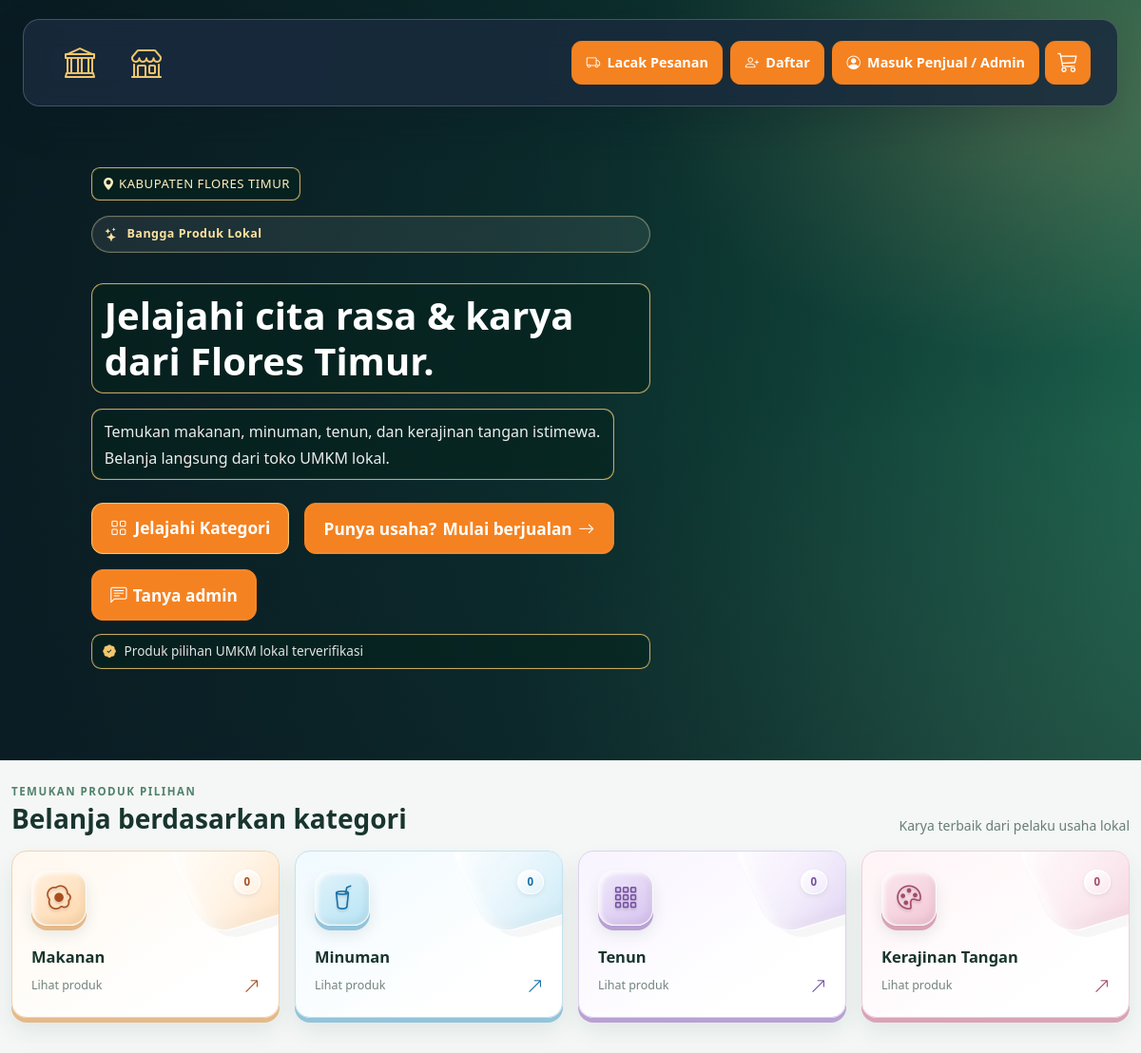
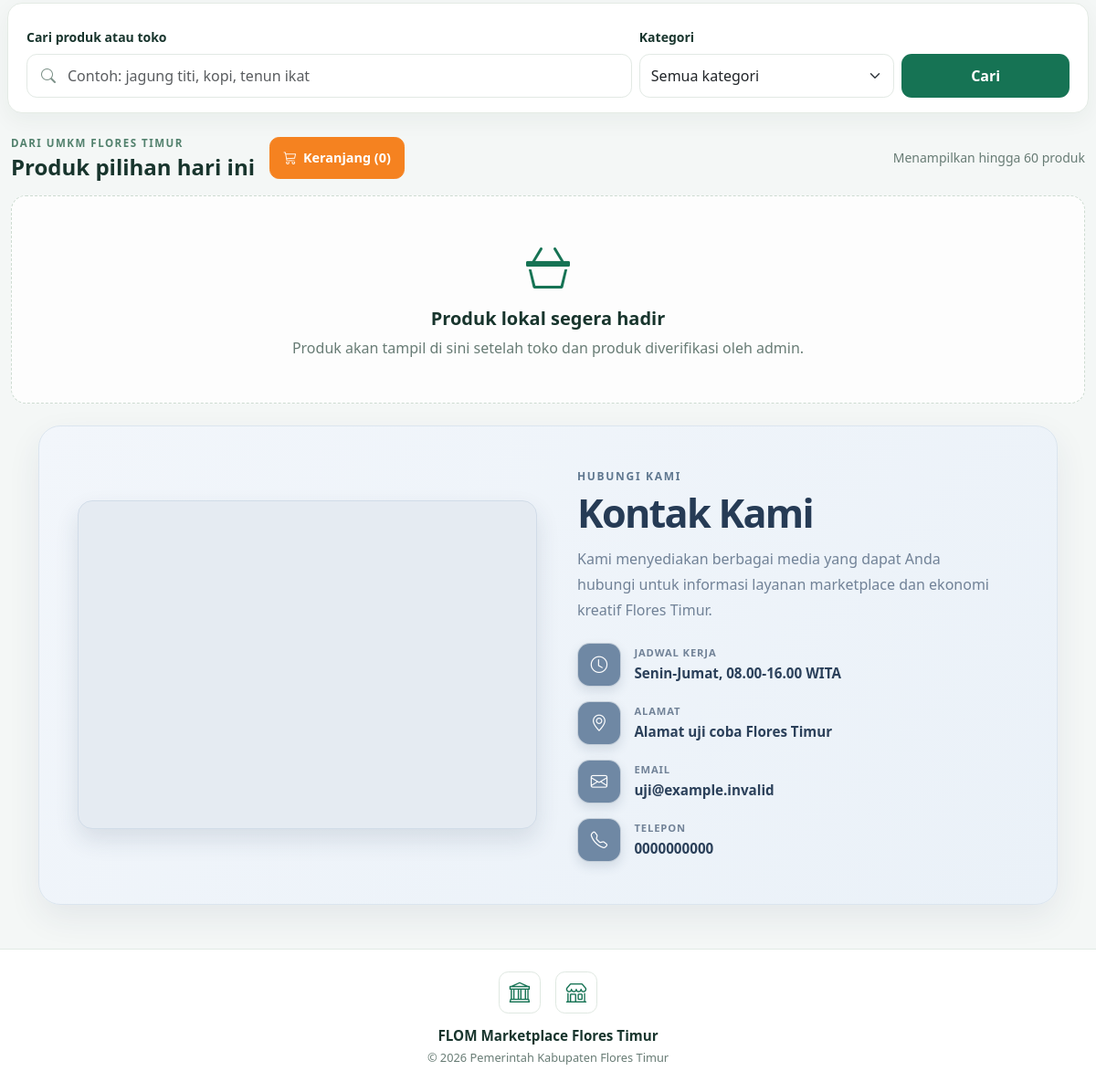
The page /marketplace.php on the database its author committed (2 pictures, top to bottom).
### tables this page shows
CREATE TABLE IF NOT EXISTS mp_site_settings (
    setting_key VARCHAR(50) NOT NULL,
    setting_value TEXT NOT NULL,
    updated_at TIMESTAMP NOT NULL DEFAULT CURRENT_TIMESTAMP ON UPDATE CURRENT_TIMESTAMP,
    PRIMARY KEY (setting_key)
);

### marketplace_lib.php (the view, shortened to what this page needs)
<?php
require_once __DIR__ . '/koneksi.php';
function mp_escape($value)
{
    return htmlspecialchars((string)$value, ENT_QUOTES, 'UTF-8');
}
function mp_render_header($title, $showSellerLinks = false, $fullBleedHero = false)
{
    $bodyClass = $fullBleedHero ? ' class="marketplace-home"' : '';
    $navbarVariant = $fullBleedHero ? ' navbar-market-overlay' : '';
    $cartCount = 0;
    $logos = [];
    $governmentLogo = isset($logos['government'])
        ? '<img class="navbar-logo navbar-logo-government" src="' . mp_escape($logos['government']) . '" alt="Logo Pemerintah Kabupaten Flores Timur">'
        : '<span class="brand-mark"><i class="bi bi-bank"></i></span>';
    $marketplaceLogo = isset($logos['marketplace'])
        ? '<img class="navbar-logo navbar-logo-marketplace" src="' . mp_escape($logos['marketplace']) . '" alt="Logo FLOM Marketplace dan tagline">'
        : '<span class="brand-mark"><i class="bi bi-shop"></i></span>';
    $sellerLink = $showSellerLinks
        ? '<a class="nav-link" href="toko_saya.php">Kelola Toko</a><a class="nav-link" href="komunikasi.php">Pesan</a><a class="nav-link" href="keluar_umkm.php">Keluar</a>'
        : '';
    echo '<!doctype html><html lang="id"><head><meta charset="utf-8"><meta name="viewport" content="width=device-width, initial-scale=1">';
    echo '<link href="https://cdn.jsdelivr.net/npm/bootstrap@5.3.3/dist/css/bootstrap.min.css" rel="stylesheet">';
    echo '<link rel="stylesheet" href="https://cdn.jsdelivr.net/npm/bootstrap-icons@1.11.3/font/bootstrap-icons.min.css">';
    echo '<style>
        html { -webkit-text-size-adjust: 100%; }
        body { min-width: 320px; overflow-x: hidden; }
        img, svg, video, iframe { max-width: 100%; }
        input, select, textarea, button { max-width: 100%; }
        .marketplace-main { min-width: 0; }
        .marketplace-main .row > * { min-width: 0; }
        .table-responsive { overscroll-behavior-x: contain; }
        .table-responsive > table { min-width: 600px; }
        .contact-value, .small-muted, .form-text { overflow-wrap: anywhere; }
        @media (max-width: 991.98px) {
            .navbar-market { min-height: 0; padding: .65rem 0; }
            .navbar-market > .container { min-height: 0; flex-wrap: wrap; gap: .5rem 1rem; }
            .navbar-logo-government, .navbar-brand-logos .brand-mark { width: 62px; height: 62px; }
            .navbar-logo-marketplace { width: min(260px, 34vw); height: 88px; }
            .navbar-market .navbar-nav { flex-direction: row; flex-wrap: wrap; justify-content: flex-end; gap: .35rem; margin-left: auto !important; }
            .navbar-market .navbar-nav .header-nav-link { margin-left: 0; }
        }
        @media (max-width: 767.98px) {
            .container, .container-fluid { --bs-gutter-x: 1.25rem; }
            .table-responsive > table { min-width: 560px; }
            .card-body, .card.p-4 { overflow-wrap: anywhere; }
            .form-control, .form-select { min-width: 0; }
            .btn { white-space: normal; }
        }
        @media (max-width: 575.98px) {
            .navbar-market { padding: .55rem 0; }
            .navbar-market > .container { align-items: flex-start; flex-direction: column; gap: .25rem; }
            .navbar-brand-logos { max-width: 100%; gap: .45rem; }
            .navbar-logo-government, .navbar-brand-logos .brand-mark { width: 48px; height: 48px; }
            .navbar-logo-marketplace { width: min(210px, 56vw); height: 70px; }
            .navbar-market .navbar-nav { width: 100%; justify-content: flex-start; gap: .35rem; margin-left: 0 !important; }
            .navbar-market .navbar-nav .header-nav-link { padding: .45rem .6rem; font-size: .76rem; }
            .market-search-panel { padding: .8rem; }
            .report-actions, .hero-actions { align-items: stretch; }
            .report-actions > *, .hero-actions > * { max-width: 100%; }
            .contact-section { padding: 1rem; }
            .contact-map-frame { height: 250px; }
            .login-frame { max-width: 100%; }
        }
    </style></head><body' . $bodyClass . '>';
    $cartPreview = $cartCount === 0
        ? '<img class="header-cart-preview-art" src="assets/cart-empty.svg" alt=""><h2 class="header-cart-preview-title">Wah, keranjang belanjamu kosong</h2><p class="header-cart-preview-copy">Yuk, isi dengan barang-barang impianmu!</p><a class="header-cart-preview-action" href="marketplace.php#kategori-produk">Mulai Belanja</a>'
        : '<img class="header-cart-preview-art" src="assets/cart-empty.svg" alt=""><h2 class="header-cart-preview-title">Keranjang belanjamu</h2><p class="header-cart-preview-copy">' . $cartCount . ' barang siap dipesan.</p><a class="header-cart-preview-action" href="keranjang.php">Lihat Keranjang</a>';
    echo '<nav class="navbar navbar-expand-lg navbar-dark navbar-market' . $navbarVariant . '"><div class="container"><a class="navbar-brand d-inline-flex align-items-center" href="marketplace.php" aria-label="Beranda Pasar Ekraf Flores Timur"><span class="navbar-brand-logos">' . $governmentLogo . $marketplaceLogo . '</span></a><div class="navbar-nav ms-auto"><a class="nav-link header-nav-link" href="lacak_pesanan.php"><i class="bi bi-truck"></i>Lacak Pesanan</a><a class="nav-link header-nav-link header-nav-register" href="daftar_umkm.php"><i class="bi bi-person-plus"></i>Daftar</a><a class="nav-link header-nav-link" href="login.php"><i class="bi bi-person-circle"></i>Masuk Penjual / Admin</a><div class="header-cart-wrapper"><a class="header-cart-link" href="keranjang.php" aria-label="Keranjang belanja, ' . $cartCount . ' barang" title="Keranjang belanja"><i class="bi bi-cart3" aria-hidden="true"></i>' . ($cartCount > 0 ? '<span class="header-cart-count">' . $cartCount . '</span>' : '') . '</a><div class="header-cart-preview" role="region" aria-label="Pratinjau keranjang">' . $cartPreview . '</div></div>' . $sellerLink . '</div></div></nav><main class="container py-4 marketplace-main">';
}
function mp_render_contact_section()
{
    global $koneksi;
    $defaults = [
        'contact_intro' => 'Kami menyediakan berbagai media yang dapat Anda hubungi untuk informasi layanan marketplace dan ekonomi kreatif Flores Timur.',
        'contact_work_hours' => 'Senin-Jumat, 08.00-16.00 WITA',
        'contact_address' => 'Jl. A. Yani, Puken Tobi Wangibao, Larantuka',
        'contact_email' => 'faslafpflomur@gmail.com',
        'contact_phone' => '082129839734',
        'contact_map_url' => 'https://www.google.com/maps?q=Jl.+A.+Yani,+Puken+Tobi+Wangibao,+Larantuka&output=embed',
    ];
    $settingsResult = mysqli_query($koneksi, "SELECT setting_key, setting_value FROM mp_site_settings WHERE setting_key LIKE 'contact\\_%'");
    $contact = $defaults;
    while ($setting = mysqli_fetch_assoc($settingsResult)) {
        if (array_key_exists($setting['setting_key'], $defaults)) {
            $contact[$setting['setting_key']] = $setting['setting_value'];
        }
    }
    $phoneHref = preg_replace('/[^0-9+]/', '', $contact['contact_phone']);
    echo '<section class="contact-section mb-4" id="hubungi-kami"><div class="row g-4 align-items-center">';
    echo '<div class="col-12 col-lg-6"><div class="contact-map-frame"><iframe src="' . mp_escape($contact['contact_map_url']) . '" title="Peta lokasi kontak FLOM Marketplace" loading="lazy" allowfullscreen></iframe></div></div>';
    echo '<div class="col-12 col-lg-6"><div class="contact-content"><div class="contact-eyebrow">Hubungi Kami</div><h2 class="contact-title">Kontak Kami</h2><p class="contact-intro">' . nl2br(mp_escape($contact['contact_intro'])) . '</p>';
    echo '<div class="contact-detail"><span class="contact-icon"><i class="bi bi-clock"></i></span><div><div class="contact-label">Jadwal Kerja</div><div class="contact-value">' . nl2br(mp_escape($contact['contact_work_hours'])) . '</div></div></div>';
    echo '<div class="contact-detail"><span class="contact-icon"><i class="bi bi-geo-alt"></i></span><div><div class="contact-label">Alamat</div><div class="contact-value">' . nl2br(mp_escape($contact['contact_address'])) . '</div></div></div>';
    echo '<div class="contact-detail"><span class="contact-icon"><i class="bi bi-envelope"></i></span><div><div class="contact-label">Email</div><div class="contact-value"><a href="mailto:' . mp_escape($contact['contact_email']) . '">' . mp_escape($contact['contact_email']) . '</a></div></div></div>';
    echo '<div class="contact-detail"><span class="contact-icon"><i class="bi bi-telephone"></i></span><div><div class="contact-label">Telepon</div><div class="contact-value"><a href="tel:' . mp_escape($phoneHref) . '">' . mp_escape($contact['contact_phone']) . '</a></div></div></div>';
    echo '</div></div></div></section>';
}
function mp_render_footer()
{
    global $koneksi;
    $settingsResult = mysqli_query($koneksi, "SELECT setting_key, setting_value FROM mp_site_settings WHERE setting_key IN ('app_name', 'copyright_text')");
    $settings = [];
    while ($setting = mysqli_fetch_assoc($settingsResult)) {
        $settings[$setting['setting_key']] = $setting['setting_value'];
    }
    $appName = trim($settings['app_name'] ?? '') ?: 'FLOM Marketplace Flores Timur';
    $copyrightText = trim($settings['copyright_text'] ?? '') ?: 'Pemerintah Kabupaten Flores Timur';
    $logos = [];
    $governmentLogo = isset($logos['government'])
        ? '<img class="footer-logo footer-logo-government" src="' . mp_escape($logos['government']) . '" alt="Logo Pemerintah Kabupaten Flores Timur">'
        : '<span class="footer-logo-placeholder" aria-hidden="true"><i class="bi bi-bank"></i></span>';
    $marketplaceLogo = isset($logos['marketplace'])
        ? '<img class="footer-logo footer-logo-marketplace" src="' . mp_escape($logos['marketplace']) . '" alt="Logo FLOM Marketplace">'
        : '<span class="footer-logo-placeholder" aria-hidden="true"><i class="bi bi-shop"></i></span>';
    echo '</main><footer class="site-footer"><div class="container text-center"><div class="footer-logos">' . $governmentLogo . $marketplaceLogo . '</div>';
    echo '<div class="footer-app-name">' . mp_escape($appName) . '</div>';
    echo '<div class="footer-copyright">&copy; ' . date('Y') . ' ' . mp_escape($copyrightText) . '</div></div></footer>';
    echo '<script src="https://cdn.jsdelivr.net/npm/bootstrap@5.3.3/dist/js/bootstrap.bundle.min.js"></script></body></html>';
}

### rows shown on the page
mp_site_settings: setting_value "Senin-Jumat, 08.00-16.00 WITA"
mp_site_settings: setting_value "Pemerintah Kabupaten Flores Timur"

### other values the page prints
$categoryCounts[$card['label']] "0"
mp_escape($card['label']) "Makanan"
mp_escape($card['label']) "Minuman"
mp_escape($card['label']) "Tenun"
mp_escape($card['label']) "Kerajinan Tangan"
$cartCount "0"
mp_escape($contact['contact_intro']) "Kami menyediakan berbagai media yang dapat Anda hubungi untuk informasi layanan marketplace dan ekonomi kreatif Flores Timur."
mp_escape($contact['contact_address']) "Alamat uji coba Flores Timur"
mp_escape($contact['contact_email']) "uji@example.invalid"
mp_escape($contact['contact_phone']) "0000000000"
mp_escape($appName) "FLOM Marketplace Flores Timur"
